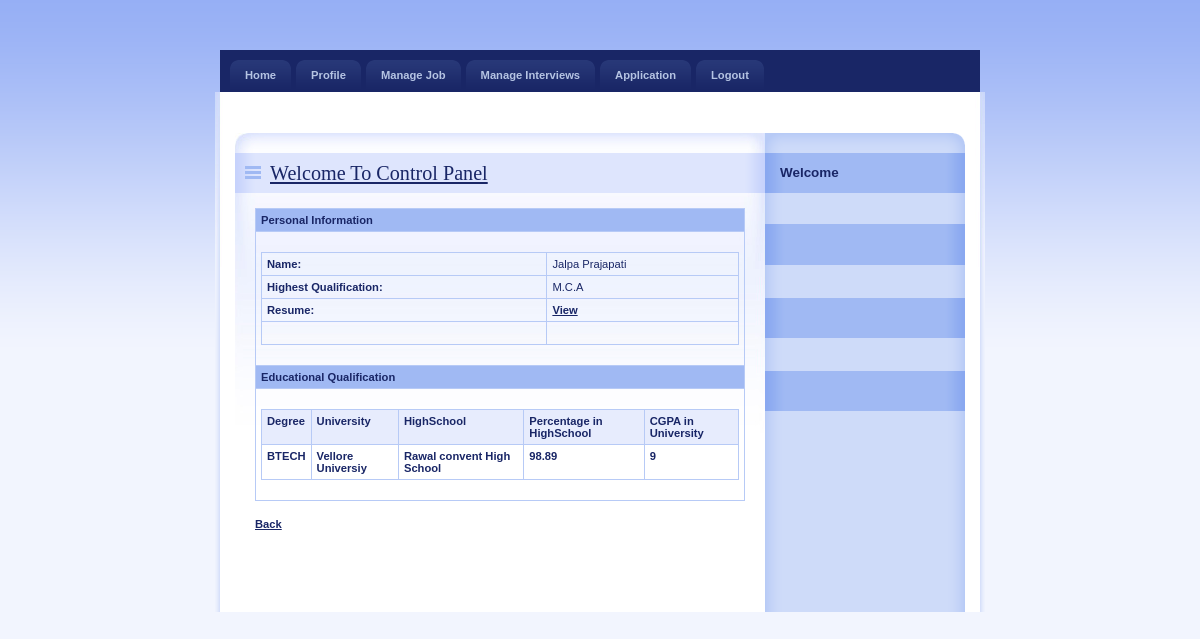
Screenshot of /Employer/ViewBiodata.php?JobSeekId=3 with the database file from the repository.
### tables this page shows
CREATE TABLE IF NOT EXISTS `jobseeker_reg` (
  `JobSeekId` int(11) NOT NULL AUTO_INCREMENT,
  `JobSeekerName` varchar(20) NOT NULL,
  `Qualification` varchar(20) NOT NULL,
  `Resume` varchar(200) NOT NULL,
  `Status` varchar(10) NOT NULL,
  `UserName` varchar(20) NOT NULL,
  `Password` varchar(20) NOT NULL,
  PRIMARY KEY (`JobSeekId`),
  KEY `JobSeekId` (`JobSeekId`)
);

CREATE TABLE IF NOT EXISTS `Academics` (
  `JobSeekId` int(11) NOT NULL AUTO_INCREMENT PRIMARY key,
  `Degree` varchar(20) NOT NULL,
  `University` varchar(100) NOT NULL,
  `HighSchool` varchar(100) NOT NULL,
  `Cgpa` mediumint(9) NOT NULL,
  `Percentage` float NOT NULL
);

### Employer/ViewBiodata.php (the view, shortened to what this page needs)
<head>
    <link rel="stylesheet" media="screen,projection" type="text/css" href="./css/main.css" />
    <link rel="stylesheet" media="print" type="text/css" href="./css/print.css" />
    <link rel="stylesheet" media="aural" type="text/css" href="./css/aural.css" />
    <link href="../SpryAssets/SpryValidationTextarea.css" rel="stylesheet" type="text/css" />
</head>
<body id="www-url-cz">
<div id="main" class="box">
<?php
include "menu.php"
?>
    <div id="page" class="box">
    <div id="page-in" class="box">
        <div id="strip" class="box noprint">
            <p id="breadcrumbs">&nbsp;</p>
        </div>
        <div id="content">
            <div class="article">
                <h2><span><a href="#">Welcome To Control Panel</a></span></h2>
              <table width="100%" border="0" cellspacing="0" cellpadding="0">
                  <tr>
                    <td bgcolor="#A0B9F3"><strong>Personal Information</strong></td>
                  </tr>
                  <tr>
                    <td>
                    <?php
$ID=$_GET['JobSeekId'];
$con = mysqli_connect("localhost","root","","job");
$sql = "select * from JobSeeker_Reg where JobSeekId='".$ID."'  ";
$result = mysqli_query($con,$sql);
$row = mysqli_fetch_array($result)
?>
                <table width="100%" border="1" cellspacing="2" cellpadding="2">
                  <tr>
                    <td><strong>Name:</strong></td>
                    <td><?php echo $row['JobSeekerName'];?></td>
                  </tr>
                  <tr>
                    <td><strong>Highest Qualification:</strong></td>
                    <td><?php echo $row['Qualification'];?></td>
                  </tr>
                  <tr>
                    <td><strong>Resume:</strong></td>
                    <td><a href="../upload/<?php echo $row['Resume'];?>" target="_blank"><strong>View</strong></a></td>
                  </tr>
                  <tr>
                    <td>&nbsp;</td>
                    <td>&nbsp;</td>
                  </tr>
                </table>
                    </td>
                  </tr>
                  <tr>
                    <td bgcolor="#A0B9F3"><strong>Educational Qualification</strong></td>
                  </tr>
                  <tr>
                    <td><table width="100%" border="1" cellpadding="1" cellspacing="2" bordercolor="#006699" >
                      <tr>
                        <th height="32" bgcolor="#006699" class="style3"><div align="left" class="style9 style5 style2"><strong>Degree</strong></div></th>
                        <th bgcolor="#006699" class="style3"><div align="left" class="style9 style5 style2"><strong>University</strong></div></th>
                        <th bgcolor="#006699" class="style3"><div align="left" class="style9 style5 style2"><strong>HighSchool</strong></div></th>
                        <th bgcolor="#006699" class="style3"><div align="left" class="style9 style5 style2"><strong>Percentage in HighSchool</strong></div></th>
                        <th bgcolor="#006699" class="style3"><div align="left" class="style9 style5 style2"><strong>CGPA in University</strong></div></th>
                      </tr>
                      <?php
					  $ID=$_GET['JobSeekId'];
$con = mysqli_connect("localhost","root","","job");
$sql = "select * from Academics where JobSeekId='".$ID."'";
$result = mysqli_query($con,$sql);
while($row = mysqli_fetch_array($result))
{
$Degree=$row['Degree'];
$Univ=$row['University'];
$Highschool=$row['HighSchool'];
$Per=$row['Percentage'];
$cgpa=$row['Cgpa'];
?>
                      <tr>
                        <td class="style3"><div align="left" class="style9 style5"><strong><?php echo $Degree;?></strong></div></td>
                        <td class="style3"><div align="left" class="style9 style5"><strong><?php echo $Univ;?></strong></div></td>
                        <td class="style3"><div align="left" class="style9 style5"><strong><?php echo $Highschool ;?></strong></div></td>
                        <td class="style3"><div align="left" class="style9 style5"><strong><?php echo $Per;?></strong></div></td>
                        <td class="style3"><div align="left" class="style9 style5"><strong><?php echo $cgpa;?></strong></div></td>
                      </tr>
                      <?php
}
?>
                    </table></td>
                  </tr>
                </table>
                <p align="center"><a href="Application.php"><strong>Back</strong></a></p>
              <p class="btn-more box noprint">&nbsp;</p>
          </div>
        </div>
<?php
include "right.php"
?>
    </div>
    </div>
</div>
</body>
</html>

### Employer/css/main.css (style rules this page uses)
* { min-height:1px; }
body { border:0; margin:0; padding:0; background:#F2F5FE url("../design/bg.gif") 0 0 repeat-x; font:70%/160% "verdana",sans-serif; color:#192666; _text-align:center; }
a { color:#192666; }
p { border:0; margin:15px 0; padding:0; }
div { display:block; border:0; margin:0; padding:0; }
h1, h2, h3, h4, h5 { border:0; margin:15px 0 10px 0; padding:0; font-weight:bold; }
h2 { font-size:180%; line-height:100%; font-family:"georgia",serif; font-weight:normal; }
table { display:table; border-collapse:collapse; margin:15px 0; padding:0; border:1px solid #B7CAF6; font-size:100%; }
tr { display:table-row; }
th, td { display: table-cell; border:1px solid #B7CAF6; margin:0; padding:5px; vertical-align:top; text-align:left; }
th { background:#E7ECFD; text-align:center; color:#192666; font-weight:bold; }
a, img, span { border:0; margin:0; padding:0; }
strong, .strong { font-weight:bold; }
.box { min-height:1px; _height:1px; }
.box:after { content:"."; display:block; line-height:0px; font-size:0px; visibility:hidden; clear:both; }
#main { width:770px; margin:50px auto 0 auto; _text-align:left; }
#page { width:770px; min-height:1px; background:#FFF url("../design/bg_page.gif") 0 0 repeat-y; _height:1px; }
#page-in { min-height:1px; padding:10px 0; background:url("../design/bg_page_in.jpg") 0 0 no-repeat; _height:1px; }
#strip { position:relative; clear:both; padding:3px 20px 10px 20px; color:#6182D1; }
#strip p { margin:0; }
#strip #breadcrumbs { width:520px; margin:0; padding:0; }
#content { float:left; width:530px; _width:550px; margin:0; padding:0 0 0 20px; }
#content .article { clear:both; margin:0; padding:20px; background:url("../design/content_article_bg.jpg") 0 0 no-repeat; }
#content .article h2 { margin:0 -20px; padding:10px; background:#DEE5FD url("../design/content_title_bg.gif") 0 0 repeat-y; color:#192666; }
#content .article h2 span { background:url("../design/ico_list.gif") 0 50% no-repeat; padding-left:25px; }
#content .article p { text-align:justify; }
#content .btn-more { margin:0 0 15px 0; padding:0; border:0; position:relative; }

### Employer/css/print.css (style rules this page uses)
body { border:0; margin:0; padding:0; font-size:12pt }
a { color:#000; text-decoration:none; }
h1, h2, h3 { page-break-after:avoid; page-break-inside:avoid; }
table { border-collapse: collapse; border-width:1px; border-style:solid; }
th, td { display:table-cell; border-width:1px; border-style:solid; }
.noprint { display:none; }

### Employer/css/aural.css (style rules this page uses)
body { voice-family:paul,male; volume:loud; speech-rate:slow; richness:90; stress:20; }
h1, h2, h3, h4, h5 { cue-before:url("ping.au"); }
p, table { pause:50ms; }
strong { pitch:medium; pitch-range:60; stress:90; richness:90; }

### Employer/ViewBiodata.php (style rules this page uses)
.style2 { font-weight: bold }
.style3 { font-weight: bold }

### rows the page displays
jobseeker_reg: JobSeekerName "Jalpa Prajapati", Qualification "M.C.A"
academics: Degree "BTECH", University "Vellore Universiy", HighSchool "Rawal convent High School", Percentage "98.89", Cgpa "9"
